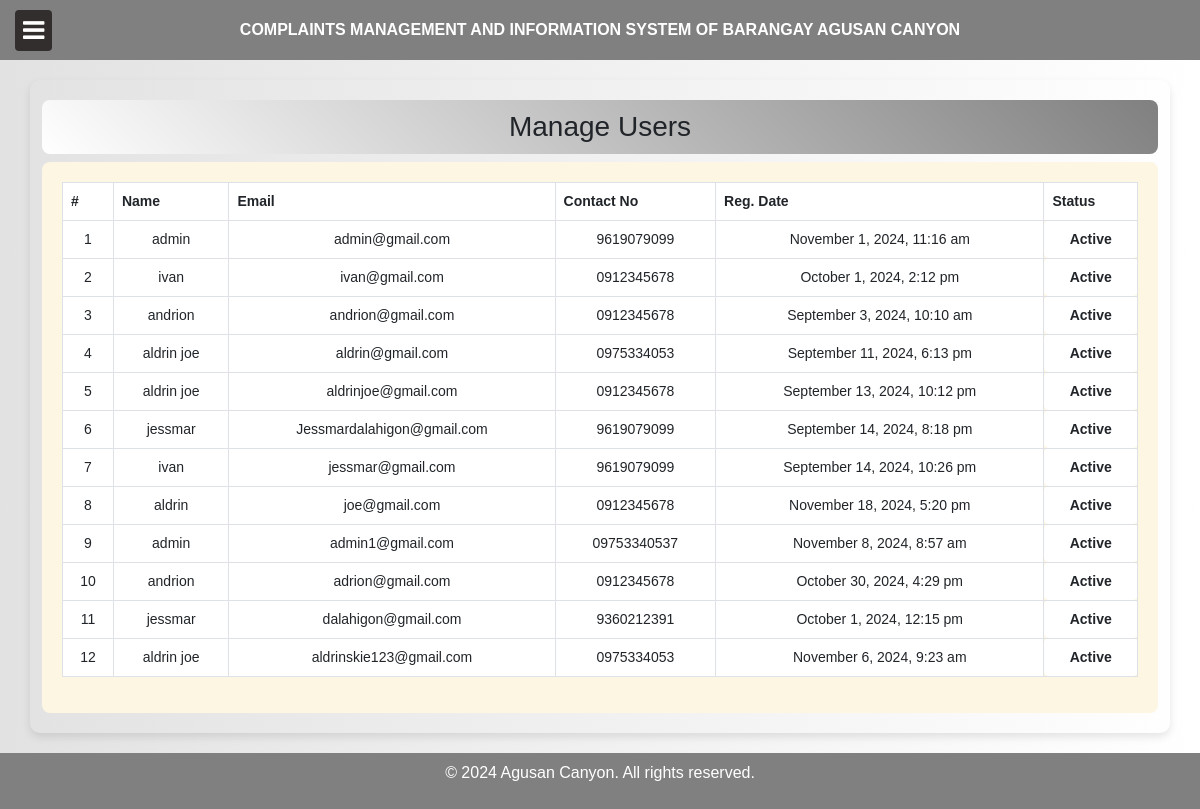
Screenshot of /admin/manage-users.php with the database file from the repository.
### tables this page shows
CREATE TABLE `tbl_user` (
  `user_ID` int(11) NOT NULL,
  `fullName` varchar(200) NOT NULL,
  `userEmail` varchar(200) NOT NULL,
  `password` varchar(200) NOT NULL,
  `contactNo` varchar(200) NOT NULL,
  `address` text NOT NULL,
  `State` varchar(200) NOT NULL,
  `country` varchar(200) NOT NULL,
  `pincode` varchar(200) NOT NULL,
  `userImage` varchar(200) NOT NULL,
  `regDate` timestamp NOT NULL DEFAULT current_timestamp() ON UPDATE current_timestamp(),
  `updationDate` datetime NOT NULL,
  `status` enum('Active','Inactive') DEFAULT 'Active',
  `userAccess_ID` int(11) NOT NULL
);

### admin/manage-users.php (the view, shortened to what this page needs)
<!DOCTYPE html>
<html lang="en">
<head>
    <link rel="stylesheet" href="https://cdn.jsdelivr.net/npm/bootstrap@5.3.0/dist/css/bootstrap.min.css">
</head>
<body>
<?php include('includes/header.php'); ?>
<?php include('includes/sidebar.php'); ?>
    <div class="container">
        <h3>Manage Users</h3>
        <div class="module-body">
            <table id="userLogTable" class="table table-hover table-bordered">
                <thead>
                    <tr>
                        <th>#</th>
                        <th>Name</th>
                        <th>Email</th>
                        <th>Contact No</th>
                        <th>Reg. Date</th>
                        <th>Status</th>
                    </tr>
                </thead>
                <tbody>
                    <?php
                    $query = mysqli_query($bd, "SELECT * FROM tbl_user");
                    $cnt = 1;
                    while ($row = mysqli_fetch_array($query)) {
                        $regDate = strtotime($row['regDate']) ? date('F j, Y, g:i a', strtotime($row['regDate'])) : 'Invalid date';
                    ?>
                    <tr>
                        <td><?php echo htmlentities($cnt); ?></td>
                        <td><?php echo htmlentities($row['fullName']); ?></td>
                        <td><?php echo htmlentities($row['userEmail']); ?></td>
                        <td><?php echo htmlentities($row['contactNo']); ?></td>
                        <td><?php echo $regDate; ?></td>
                        <td class="<?php echo ($row['status'] == 'active') ? 'status-active' : 'status-inactive'; ?>">
                            <?php echo htmlentities($row['status']); ?>
                        </td>
                    </tr>
                    <?php $cnt++; } ?>
                </tbody>
            </table>
        </div>
    </div>
</body>
<footer>
    <p>&copy; 2024 Agusan Canyon. All rights reserved.</p>
</footer>
</html>

### admin/includes/header.php (shortened to what this page needs)
<!DOCTYPE html>
<html lang="en">
<head>
    <link href="https://maxcdn.bootstrapcdn.com/bootstrap/5.3.0/css/bootstrap.min.css" rel="stylesheet">
    <link rel="stylesheet" href="https://cdnjs.cloudflare.com/ajax/libs/font-awesome/4.7.0/css/font-awesome.min.css">
</head>
<body>
<header class="header black-bg">
    <div class="sidebar-toggle-box" id="burgerMenuButton">
        <div class="fa fa-bars"></div>
    </div>
    <a href="DB.php" class="navbar-brand">COMPLAINTS MANAGEMENT AND INFORMATION SYSTEM OF BARANGAY AGUSAN CANYON</a>
</header>
</body>
</html>

### admin/includes/sidebar.php (shortened to what this page needs)
<!DOCTYPE html>
<html lang="en">
<head>
    <link href="https://cdn.jsdelivr.net/npm/bootstrap@5.3.0/dist/css/bootstrap.min.css" rel="stylesheet">
    <link rel="stylesheet" href="https://cdn.jsdelivr.net/npm/bootstrap-icons@1.10.5/font/bootstrap-icons.css">
</head>
<body>
</body>
</html>

### admin/manage-users.php (style rules this page uses)
body { background: linear-gradient(to right, #e2e2e2, #ffffff); font-family: 'Open Sans', sans-serif; margin: 0; padding: 0; }
.container { max-width: 1200px; margin: 20px auto; padding: 20px; border-radius: 10px; box-shadow: 0px 4px 8px rgba(0, 0, 0, 0.1); }
h3 { font-size: 22px; color: #333; margin-bottom: 20px; text-align: center; background: linear-gradient(45deg, White, gray); color: white; padding: 10px; border-radius: 8px; }
table { width: 100%; margin-bottom: 20px; border-collapse: collapse; }
th, td { padding: 8px; text-align: center; border: 1px solid #ddd; font-size: 14px; }
th { background-color: #f7e7ce; font-weight: bold; }
td { background-color: #fff; }
.module-body { background-color: #fdf6e3; padding: 20px; border-radius: 8px; }
header, footer { background-color: gray; color: white; padding: 8px 20px; text-align: center; }
footer { position: relative; bottom: 0; width: 100%; }
.status-inactive { color: white; background-color: red; padding: 5px 10px; border-radius: 5px; font-weight: bold; }

### admin/includes/header.php (style rules this page uses)
body { font-family: 'Open Sans', sans-serif; margin: 0; margin-left: 0px; margin-right: 0px; }
.header { background-color: gray; display: flex; justify-content: center; align-items: center; height: 60px; padding: 0 15px; position: relative; }
.sidebar-toggle-box { background-color: #332e2e; border: none; border-radius: 4px; padding: 8px; cursor: pointer; display: flex; justify-content: center; align-items: center; position: absolute; left: 15px; z-index: 10; }
.fa-bars { color: #fff; font-size: 25px; }
.navbar-brand { font-size: 1.9em; text-align: center; flex-grow: 1; text-decoration: none; color: #fff; font-weight: bold; }

### admin/includes/sidebar.php (style rules this page uses)
body { font-family: Arial, sans-serif; overflow-x: hidden; }

### rows the page displays
tbl_user: fullName "admin", userEmail "admin@gmail.com", contactNo "9619079099", regDate "November 1, 2024, 11:16 am", status "Active"
tbl_user: fullName "ivan", userEmail "ivan@gmail.com", contactNo "0912345678", regDate "October 1, 2024, 2:12 pm", status "Active"
tbl_user: fullName "andrion", userEmail "andrion@gmail.com", contactNo "0912345678", regDate "September 3, 2024, 10:10 am", status "Active"
tbl_user: fullName "aldrin joe", userEmail "aldrin@gmail.com", contactNo "0975334053", regDate "September 11, 2024, 6:13 pm", status "Active"
tbl_user: fullName "aldrin joe", userEmail "aldrinjoe@gmail.com", contactNo "0912345678", regDate "September 13, 2024, 10:12 pm", status "Active"
tbl_user: fullName "jessmar", userEmail "Jessmardalahigon@gmail.com", contactNo "9619079099", regDate "September 14, 2024, 8:18 pm", status "Active"
tbl_user: fullName "ivan", userEmail "jessmar@gmail.com", contactNo "9619079099", regDate "September 14, 2024, 10:26 pm", status "Active"
tbl_user: fullName "aldrin", userEmail "joe@gmail.com", contactNo "0912345678", regDate "November 18, 2024, 5:20 pm", status "Active"
tbl_user: fullName "admin", userEmail "admin1@gmail.com", contactNo "09753340537", regDate "November 8, 2024, 8:57 am", status "Active"
tbl_user: fullName "andrion", userEmail "adrion@gmail.com", contactNo "0912345678", regDate "October 30, 2024, 4:29 pm", status "Active"
tbl_user: fullName "jessmar", userEmail "dalahigon@gmail.com", contactNo "9360212391", regDate "October 1, 2024, 12:15 pm", status "Active"
tbl_user: fullName "aldrin joe", userEmail "aldrinskie123@gmail.com", contactNo "0975334053", regDate "November 6, 2024, 9:23 am", status "Active"
